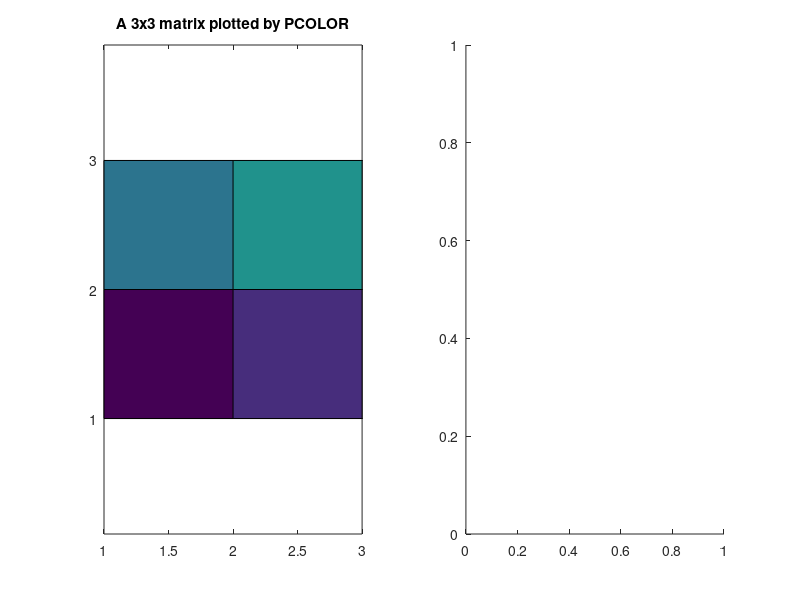

MATLAB code to generate this figure: (Note: this script raises an error after producing the figure.)
function[]=makefigs_jpcolor
%MAKEFIGS_JPCOLOR  Makes a sample figure for JPCOLOR.

figure
subplot(1,2,1)
pcolor([1:3],[1:3],[1 2 3; 4 5 6; 7 8 9]),axis equal,axis tight
title('A 3x3 matrix plotted by PCOLOR')
subplot(1,2,2)
jpcolor([1:3],[1:3],[1 2 3; 4 5 6; 7 8 9]),axis equal,axis tight
title('A 3x3 matrix plotted by JPCOLOR')